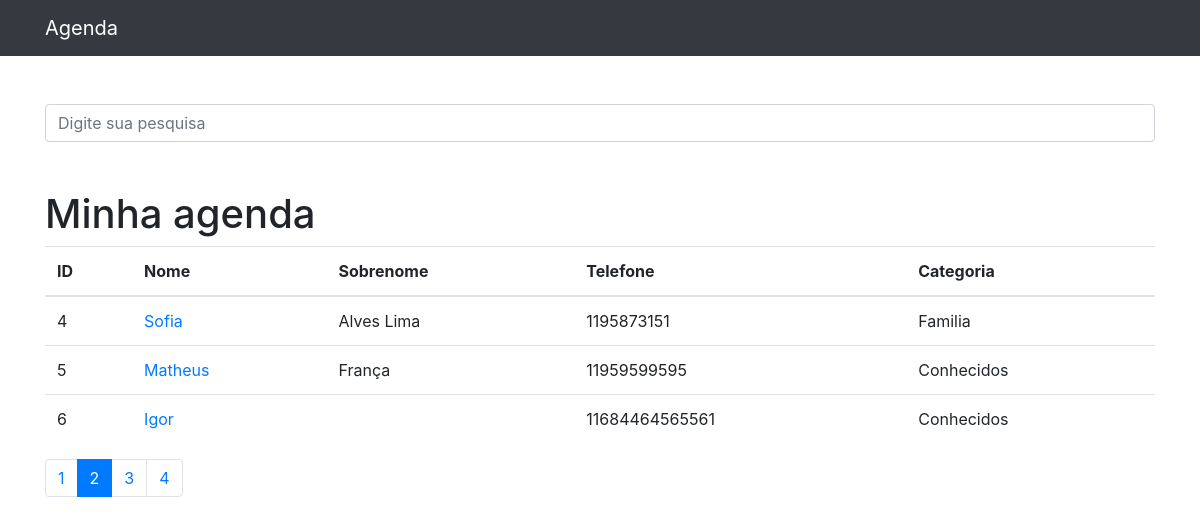
Screenshot of /?p=2&termo= with the database file from the repository.
### contatos/models.py (models this page shows, shortened)
class Contato(models.Model):
    nome = models.CharField(max_length=255) #definindo o atributo nome e definindo tamanho da string
    sobrenome = models.CharField(max_length=255, blank=True) # blank=True para deixar o atributo opcional
    telefone = models.CharField(max_length=255)
    email = models.CharField(max_length=255, blank=True)
    data_criacao=models.DateTimeField(default=timezone.now()) #definindo atributo datetime
    descricao = models.CharField(max_length=255,blank=True)
    categoria = models.ForeignKey(Categoria,on_delete=models.DO_NOTHING)
    mostrar =models.BooleanField(default=True)
    foto = models.ImageField(blank=True, upload_to='fotos/%Y/%M') #campo para adicionar fotos

class Categoria(models.Model):
    nome=models.CharField(max_length=255)
    def __str__(self):
        return self.nome

### contatos/views.py (the view)
# urls.py: path('',views.index, name='index'),
def index(request):
    contatos = Contato.objects.order_by('id').filter(
        mostrar=True
    ) #inserindo filtro e ordenando
    paginator = Paginator(contatos, 3)
    page = request.GET.get('p')
    contatos = paginator.get_page(page)
    return render(request,'contatos/index.html', {
        'contatos':contatos,
    })

### contatos/templates/contatos/index.html
{% extends 'base.html' %}
{% block conteudo%}
<h1 class="mt-5">Minha agenda</h1>
<table class="table">
    <thead>
    <tr>
        <th>ID</th>
        <th>Nome</th>
        <th>Sobrenome</th>
        <th>Telefone</th>
        <th>Categoria</th>
    </tr>
    </thead>
    <tbody>
    {% for contato in contatos%}
    <tr>
        <td>{{contato.id}}</td>
        <td>
            <a href="{% url 'ver_contato' contato.id %}"> {{ contato.nome}}</a>
        </td>
        <td>{{ contato.sobrenome}}</td>
        <td>{{ contato.telefone}}</td>
        <td>{{ contato.categoria}}</td>
    </tr>
    {% endfor %}
    </tbody>
</table>
<nav aria-label="Page navigation example">
    <ul class="pagination">
        {%for pagina in contatos.paginator.page_range%}
            {% if contatos.number == pagina %}
                <li class="page-item active"><a class="page-link" href="?p={{ pagina }}&termo={{ request.GET.termo }}">{{pagina}}</a></li>
            {% else %}
                 <li class="page-item "><a class="page-link" href="?p={{ pagina }}&termo={{ request.GET.termo }}">{{pagina}}</a></li>
            {%endif%}
        {%endfor%}
    </ul>
</nav>
{%endblock%}

### templates/base.html (shortened to what this page needs)
{%load static%}
<!DOCTYPE html>
<html lang="pt">
<head>
    {% include 'parciais/_head.html'%}
</head>
<body>
{% include 'parciais/_nav.html'%}
<div class="container">
    <div class="row">
        <div class="col-lg-12">
            {% if 'accounts' not in request.path%}
                <br><br>
                <form method="get" action="{% url 'busca' %}">
                    <div class="form-group row">
                        <div class="col-12">
                            <input class="form-control"
                                   type="search" value="{{ request.GET.termo }}"
                                   id="search-input"
                                   placeholder="Digite sua pesquisa"
                                   name="termo">
                        </div>
                    </div>
                </form>
            {%endif%}
            {%block conteudo%}{%endblock%}
        </div>
    </div>
</div>
</body>
</html>

### templates/parciais/_head.html (shortened to what this page needs)
{% load static%}
<link href="{% static 'vendor/bootstrap/css/bootstrap.min.css'%}" rel="stylesheet">

### templates/parciais/_nav.html (shortened to what this page needs)
{%load static%}
<nav class="navbar navbar-expand-lg navbar-dark bg-dark static-top">
    <div class="container">
        <a class="navbar-brand" href="{% url 'index'%}">Agenda</a>
    </div>
</nav>

### rows the page displays
Contato: id "4", nome "Sofia", sobrenome "Alves Lima", telefone "1195873151", categoria "Familia"
Contato: id "5", nome "Matheus", sobrenome "França", telefone "11959599595", categoria "Conhecidos"
Contato: id "6", nome "Igor", telefone "11684464565561", categoria "Conhecidos"

### other values shown
{{ pagina }} "1" "3" "4"
{{ pagina }} "2"
